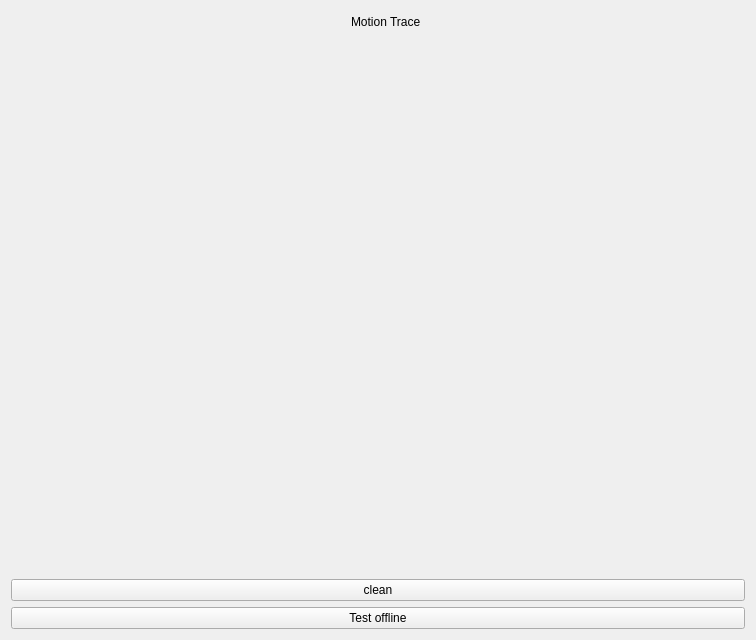
<?xml version="1.0" encoding="UTF-8"?>
<ui version="4.0">
 <class>zx</class>
 <widget class="QWidget" name="zx">
  <property name="geometry">
   <rect>
    <x>0</x>
    <y>0</y>
    <width>756</width>
    <height>640</height>
   </rect>
  </property>
  <property name="windowTitle">
   <string>Form</string>
  </property>
  <layout class="QGridLayout" name="gridLayout">
   <item row="0" column="0">
    <widget class="QCustomPlot" name="qCustomPlot_1" native="true">
     <widget class="QLabel" name="label">
      <property name="geometry">
       <rect>
        <x>340</x>
        <y>0</y>
        <width>101</width>
        <height>21</height>
       </rect>
      </property>
      <property name="text">
       <string>Motion Trace</string>
      </property>
     </widget>
    </widget>
   </item>
   <item row="1" column="0">
    <widget class="QPushButton" name="pushButton">
     <property name="text">
      <string>clean</string>
     </property>
    </widget>
   </item>
   <item row="2" column="0">
    <widget class="QPushButton" name="pushButton_2">
     <property name="text">
      <string>Test offline</string>
     </property>
    </widget>
   </item>
  </layout>
 </widget>
 <customwidgets>
  <customwidget>
   <class>QCustomPlot</class>
   <extends>QWidget</extends>
   <header location="global">qcustomplot.h</header>
   <container>1</container>
  </customwidget>
 </customwidgets>
 <resources/>
 <connections/>
</ui>
